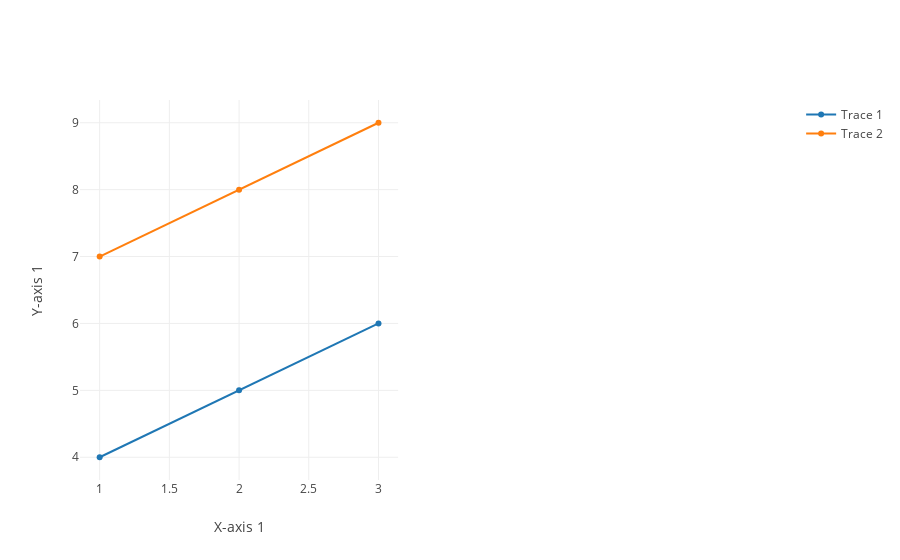

Notebook code cell kept with this figure:
### Code cell
import plotly.subplots as sp
import plotly.graph_objs as go

# Create subplot with two traces
fig = sp.make_subplots(rows=1, cols=2)
fig.add_trace(go.Scatter(x=[1, 2, 3], y=[4, 5, 6], name='Trace 1'))
fig.add_trace(go.Scatter(x=[1, 2, 3], y=[7, 8, 9], name='Trace 2'))

# Update x-axis labels
fig.update_xaxes(title_text="X-axis 1", row=1, col=1)
fig.update_xaxes(title_text="X-axis 2", row=1, col=2)

# Update y-axis labels
fig.update_yaxes(title_text="Y-axis 1", row=1, col=1)
fig.update_yaxes(title_text="Y-axis 2", row=1, col=2)

# Show plot
fig.show()

### Figure 1 — Plotly figure (JSON) as saved in the notebook; plotly's stock layout.template omitted (floating-point values rounded to 4 significant figures)
{"data": [{"name": "Trace 1", "type": "scatter", "x": [1, 2, 3], "y": [4, 5, 6]}, {"name": "Trace 2", "type": "scatter", "x": [1, 2, 3], "y": [7, 8, 9]}], "layout": {"xaxis": {"anchor": "y", "domain": [0, 0.45], "title": {"text": "X-axis 1"}}, "xaxis2": {"anchor": "y2", "domain": [0.55, 1], "title": {"text": "X-axis 2"}}, "yaxis": {"anchor": "x", "domain": [0, 1], "title": {"text": "Y-axis 1"}}, "yaxis2": {"anchor": "x2", "domain": [0, 1], "title": {"text": "Y-axis 2"}}}}
